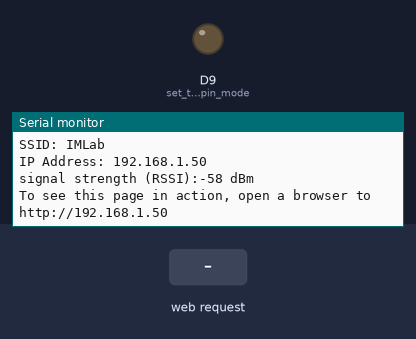
Recording of a sketch running on a simulated Arduino MKR. On the bench: output pins drawn as LEDs (lit = HIGH), the last lines printed to the serial monitor. The test bench sets the inputs (shaded band). WiFi joins after 1.5 s; servers stay silent unless stated.

Above: at 12.7 s.
12.8 s: HTTP request GET /Q received
At 14.5 s:
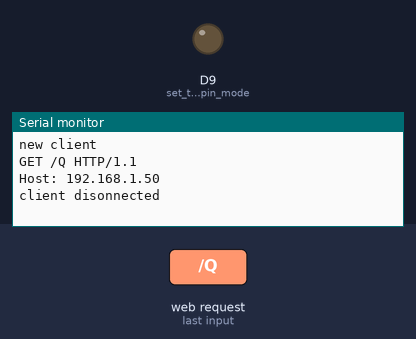
15.0 s: HTTP request GET /W received
At 16.1 s:
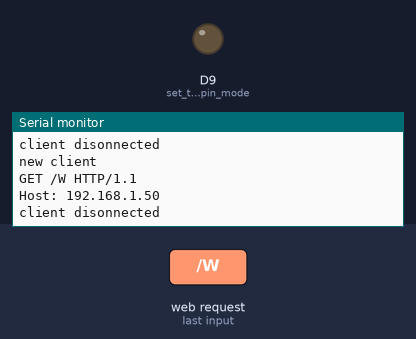
17.0 s: HTTP request GET /E received
At 19.0 s:
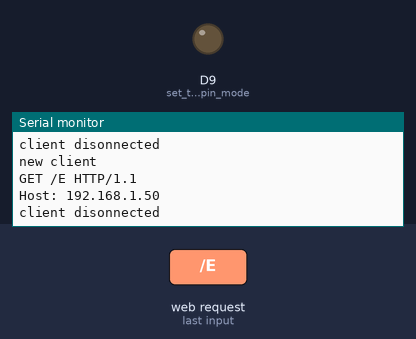

Measured:
- after the input at 12.8 s, the serial monitor: prints a new line after 0.70 s (image 1)
- after the input at 15.0 s, the serial monitor: prints a new line after 0.51 s (image 2)
- after the input at 17.0 s, the serial monitor: prints a new line after 0.51 s (image 3)

The sketch:

SimpleWebServerWiFiNdew.ino
```cpp
/*
  WiFi Web Server LED Blink

 A simple web server that lets you blink an LED via the web.
 This sketch will print the IP address of your WiFi Shield (once connected)
 to the Serial monitor. From there, you can open that address in a web browser
 to turn on and off the LED on pin 9.

 If the IP address of your shield is yourAddress:
 http://yourAddress/H turns the LED on
 http://yourAddress/L turns it off

 This example is written for a network using WPA encryption. For
 WEP or WPA, change the WiFi.begin() call accordingly.

 Circuit:
 * WiFi shield attached
 * LED attached to pin 9

 created 25 Nov 2012
 by Tom Igoe
 */
#include <SPI.h>
#include <WiFi101.h>

#include "arduino_secrets.h"
///////please enter your sensitive data in the Secret tab/arduino_secrets.h
char ssid[] = SECRET_SSID;        // your network SSID (name)
//char pass[] = SECRET_PASS;    // your network password (use for WPA, or use as key for WEP)
int keyIndex = 0;                 // your network key Index number (needed only for WEP)

int status = WL_IDLE_STATUS;
WiFiServer server(80);
char req;

void setup() {
  Serial.begin(115200);      // initialize serial communication
  pinMode(9, OUTPUT);      // set the LED pin mode
  Serial1.begin(115200);
  // check for the presence of the shield:
  if (WiFi.status() == WL_NO_SHIELD) {
    Serial.println("WiFi shield not present");
    while (true);       // don't continue
  }

  // attempt to connect to WiFi network:
  while ( status != WL_CONNECTED) {
    Serial.print("Attempting to connect to Network named: ");
    Serial.println(ssid);                   // print the network name (SSID);

    // Connect to WPA/WPA2 network. Change this line if using open or WEP network:
    status = WiFi.begin(ssid);
    // wait 10 seconds for connection:
    delay(10000);
  }
  server.begin();                           // start the web server on port 80
  printWiFiStatus();                        // you're connected now, so print out the status
}


void loop() {
  WiFiClient client = server.available();   // listen for incoming clients

  if (client) {                             // if you get a client,
    Serial.println("new client");           // print a message out the serial port
    String currentLine = "";                // make a String to hold incoming data from the client
    while (client.connected()) {            // loop while the client's connected
      if (client.available()) {             // if there's bytes to read from the client,
        char c = client.read();             // read a byte, then
        Serial.write(c);                    // print it out the serial monitor
        if (c == '\n') {                    // if the byte is a newline character

          // if the current line is blank, you got two newline characters in a row.
          // that's the end of the client HTTP request, so send a response:
          if (currentLine.length() == 0) {
            // HTTP headers always start with a response code (e.g. HTTP/1.1 200 OK)
            // and a content-type so the client knows what's coming, then a blank line:
            client.println("HTTP/1.1 200 OK");
            client.println("Content-type:text/html");
            client.println();

            // the content of the HTTP response follows the header:
            client.print("Click <a href=\"/Q\">here</a> to play music<br>");
            client.print("Click <a href=\"/W\">here</a> to play music<br>");
            client.print("Click <a href=\"/E\">here</a> to play music<br>");
            client.print("Click <a href=\"/R\">here</a> to play music<br>");
            client.print("Click <a href=\"/T\">here</a> to play music<br>");
            client.print("Click <a href=\"/Y\">here</a> to play music<br>");
            client.print("Click <a href=\"/U\">here</a> to play music<br>");
            client.print("Click <a href=\"/O\">here</a> to play music<br>");
            client.print("Click <a href=\"/P\">here</a> to play music<br>");
            client.print("Click <a href=\"/S\">here</a> to stop music<br>");
            client.print("Click <a href=\"/I\">here</a> to increase volume <br>");
            client.print("Click <a href=\"/D\">here</a> to decrease volume <br>");

            // The HTTP response ends with another blank line:
            client.println();
            // break out of the while loop:
            break;
          }
          else {      // if you got a newline, then clear currentLine:
            currentLine = "";
          }
        }
        else if (c != '\r') {    // if you got anything else but a carriage return character,
          currentLine += c;      // add it to the end of the currentLine
        }

        // Check to see if the client request was "GET /H" or "GET /L":
        if (currentLine.endsWith("GET /Q")) {
           req = 'Q';                                  // GET /H turns the LED on

        }
        if (currentLine.endsWith("GET /W")) {
           req = 'W';                                  // GET /H turns the LED on

        }
        if (currentLine.endsWith("GET /E")) {
           req = 'E';                                  // GET /H turns the LED on

        }
        if (currentLine.endsWith("GET /R")) {
           req = 'R';                                  // GET /H turns the LED on

        }
        if (currentLine.endsWith("GET /T")) {
           req = 'T';                                  // GET /H turns the LED on

        }
        if (currentLine.endsWith("GET /Y")) {
           req = 'Y';                                  // GET /H turns the LED on

        }
        if (currentLine.endsWith("GET /O")) {
           req = 'O';                                  // GET /H turns the LED on

        }
        if (currentLine.endsWith("GET /P")) {
           req = 'P';                                  // GET /H turns the LED on

        }
        if (currentLine.endsWith("GET /S")) {
            req = 's';                // GET /L turns the LED off

        }
        if (currentLine.endsWith("GET /I")) {
          req = '+';              // GET /L turns the LED off

        }
        if (currentLine.endsWith("GET /D")) {
          req = '-';                // GET /L turns the LED off

        }


      }

    }

    // close the connection:
    client.stop();

    Serial.println("client disonnected");
  }
  Serial1.write(req);
    delay(1000);
}

void printWiFiStatus() {
  // print the SSID of the network you're attached to:
  Serial.print("SSID: ");
  Serial.println(WiFi.SSID());

  // print your WiFi shield's IP address:
  IPAddress ip = WiFi.localIP();
  Serial.print("IP Address: ");
  Serial.println(ip);

  // print the received signal strength:
  long rssi = WiFi.RSSI();
  Serial.print("signal strength (RSSI):");
  Serial.print(rssi);
  Serial.println(" dBm");
  // print where to go in a browser:
  Serial.print("To see this page in action, open a browser to http://");
  Serial.println(ip);
}
```

arduino_secrets.h
```cpp
#define SECRET_SSID "IMLab"
//#define SECRET_PASS ""
```
